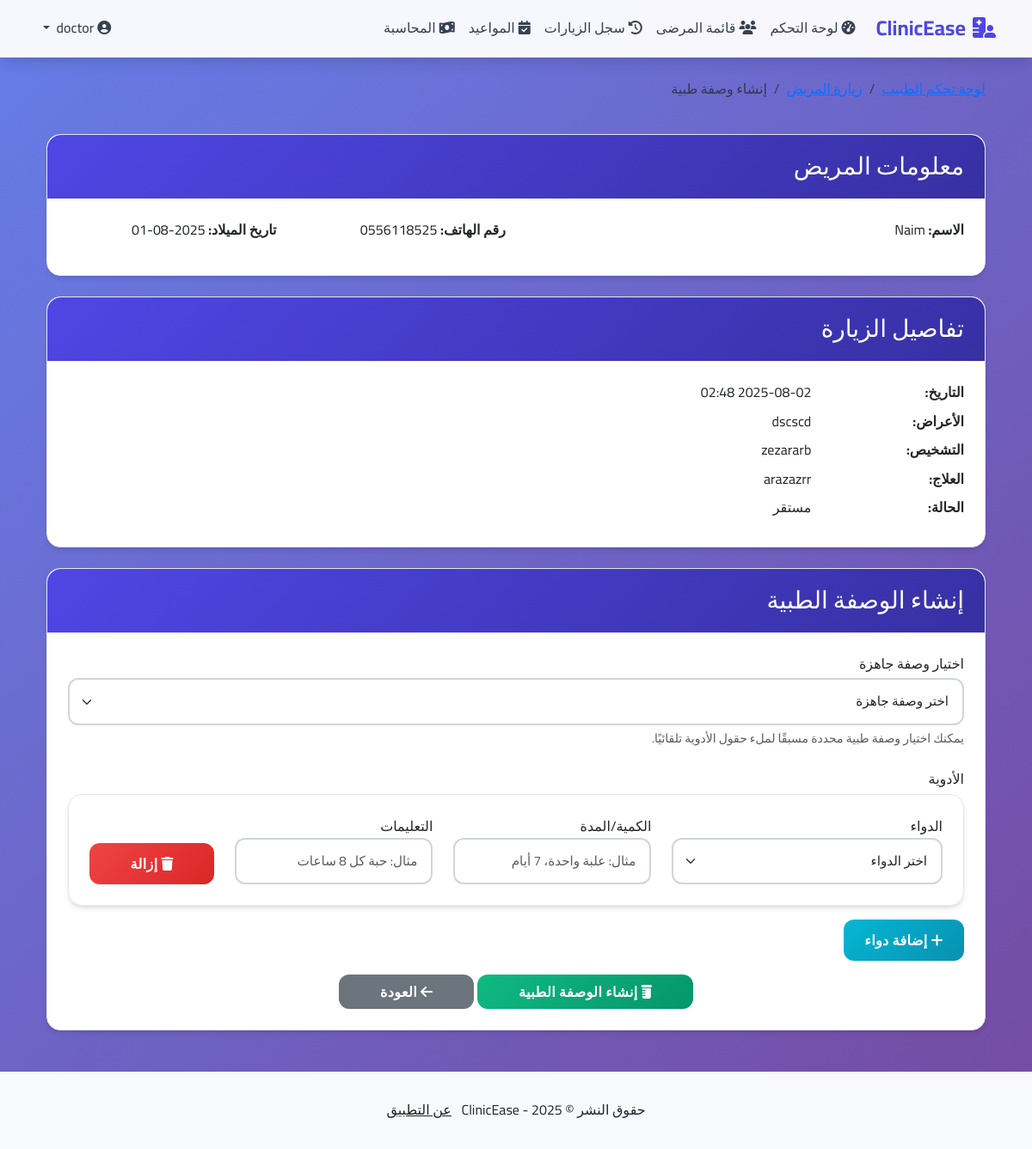
/doctor/prescription/11 (signed in), run on the app's committed database.
### clinic_app/models.py (models this page shows, shortened)
class Patient(db.Model):
    id = db.Column(db.Integer, primary_key=True)
    full_name = db.Column(db.String(100), nullable=False)
    phone = db.Column(db.String(20), nullable=False)
    birth_date = db.Column(db.Date, nullable=True)
    gender = db.Column(db.String(10), nullable=True)  # male, female, other
    blood_group = db.Column(db.String(5), nullable=True)  # A+, A-, B+, B-, AB+, AB-, O+, O-
    address = db.Column(db.String(200), nullable=True)
    created_at = db.Column(db.DateTime, nullable=False, default=datetime.utcnow)
    tickets = db.relationship("Ticket", backref="patient", lazy=True)
    visits = db.relationship("Visit", backref="patient", lazy=True)

class Visit(db.Model):
    id = db.Column(db.Integer, primary_key=True)
    patient_id = db.Column(db.Integer, db.ForeignKey("patient.id"), nullable=False)
    doctor_id = db.Column(db.Integer, db.ForeignKey("user.id"), nullable=False)
    date = db.Column(db.DateTime, nullable=False, default=datetime.utcnow)
    symptoms = db.Column(db.Text, nullable=True)
    diagnosis = db.Column(db.Text, nullable=True)
    treatment = db.Column(db.Text, nullable=True)
    notes = db.Column(db.Text, nullable=True)
    status = db.Column(db.String(20), nullable=False, default="مستقر")  # مستقر، متابعة، طارئ، معلقة
    price = db.Column(db.Float, nullable=True)  # سعر الزيارة
    payment_status = db.Column(db.String(20), default="غير مدفوع")  # مدفوع، غير مدفوع، مدفوع جزئياً
    prescription = db.relationship("Prescription", backref="visit", uselist=False, lazy=True)

### clinic_app/doctor/routes.py (the view, shortened to what this page needs)
@doctor.route("/doctor/prescription/<int:visit_id>", methods=["GET", "POST"])
@login_required
@doctor_required
def create_prescription(visit_id):
    visit = Visit.query.get_or_404(visit_id)
    if visit.doctor_id != current_user.id:
        flash("غير مسموح لك بالوصول إلى هذه الزيارة", "danger")
        return redirect(url_for("doctor.dashboard"))
    form = PrescriptionForm()
    form.predefined_prescription.choices = [(0, 'اختر وصفة جاهزة')] + [(p.id, p.name) for p in PredefinedPrescription.query.all()]
    medication_choices = [(m.id, f"{m.name} ({m.dosage})") for m in Medication.query.all()]
    for entry in form.medications.entries:
        entry.form.medication_id.choices = medication_choices
    medications = Medication.query.all()
    return render_template("doctor/create_prescription.html", title="إنشاء وصفة طبية", form=form, visit=visit, medications=medications)

### clinic_app/doctor/forms.py
class PrescriptionForm(FlaskForm):
    predefined_prescription = SelectField('اختيار وصفة جاهزة', coerce=int, choices=[(0, 'اختر وصفة جاهزة')], validators=[Optional()])
    medications = FieldList(FormField(MedicationEntryForm), min_entries=1)
    submit = SubmitField('إنشاء وصفة طبية')

class MedicationEntryForm(FlaskForm):
    medication_id = SelectField('الدواء', coerce=int, validators=[DataRequired()])
    quantity = StringField('الكمية/المدة', validators=[Optional(), Length(max=50)])
    instructions = StringField('التعليمات', validators=[DataRequired(), Length(min=2, max=200)])

### clinic_app/doctor/routes.py (called while the page is built)
def doctor_required(f):
    @wraps(f)
    def decorated_function(*args, **kwargs):
        if current_user.role != "doctor":
            flash("غير مسموح لك بالوصول إلى هذه الصفحة", "danger")
            return redirect(url_for("auth.login"))
        return f(*args, **kwargs)
    return decorated_function

### clinic_app/models.py (called while the page is built)
@login_manager.user_loader
def load_user(user_id):
    return User.query.get(int(user_id))

### clinic_app/templates/doctor/create_prescription.html (shortened to what this page needs)
{% extends "layout.html" %}
{% block content %}
<div class="container">
    <div class="row mb-4">
        <div class="col-md-12">
            <nav aria-label="breadcrumb">
                <ol class="breadcrumb">
                    <li class="breadcrumb-item"><a href="{{ url_for('doctor.dashboard') }}">لوحة تحكم الطبيب</a></li>
                    <li class="breadcrumb-item"><a href="{{ url_for('doctor.patient_visit', patient_id=visit.patient.id) }}">زيارة المريض</a></li>
                    <li class="breadcrumb-item active" aria-current="page">إنشاء وصفة طبية</li>
                </ol>
            </nav>
        </div>
    </div>
    <div class="row mb-4">
        <div class="col-md-12">
            <div class="card mb-4">
                <div class="card-header bg-info text-white">
                    <h3 class="mb-0">معلومات المريض</h3>
                </div>
                <div class="card-body">
                    <div class="row">
                        <div class="col-md-6">
                            <p><strong>الاسم:</strong> {{ visit.patient.full_name }}</p>
                        </div>
                        <div class="col-md-3">
                            <p><strong>رقم الهاتف:</strong> {{ visit.patient.phone }}</p>
                        </div>
                        <div class="col-md-3">
                            <p><strong>تاريخ الميلاد:</strong>
                                {% if visit.patient.birth_date %}
                                    {{ visit.patient.birth_date.strftime('%Y-%m-%d') }}
                                {% else %}
                                    غير محدد
                                {% endif %}
                            </p>
                        </div>
                    </div>
                </div>
            </div>
            <div class="card mb-4">
                <div class="card-header bg-primary text-white">
                    <h3 class="mb-0">تفاصيل الزيارة</h3>
                </div>
                <div class="card-body">
                    <div class="row mb-2">
                        <div class="col-md-2"><strong>التاريخ:</strong></div>
                        <div class="col-md-10">{{ visit.date.strftime('%Y-%m-%d %H:%M') }}</div>
                    </div>
                    <div class="row mb-2">
                        <div class="col-md-2"><strong>الأعراض:</strong></div>
                        <div class="col-md-10">{{ visit.symptoms or 'غير محدد' }}</div>
                    </div>
                    <div class="row mb-2">
                        <div class="col-md-2"><strong>التشخيص:</strong></div>
                        <div class="col-md-10">{{ visit.diagnosis or 'غير محدد' }}</div>
                    </div>
                    <div class="row mb-2">
                        <div class="col-md-2"><strong>العلاج:</strong></div>
                        <div class="col-md-10">{{ visit.treatment or 'غير محدد' }}</div>
                    </div>
                    <div class="row mb-2">
                        <div class="col-md-2"><strong>الحالة:</strong></div>
                        <div class="col-md-10">{{ visit.status }}</div>
                    </div>
                </div>
            </div>
            <div class="card">
                <div class="card-header bg-success text-white">
                    <h3 class="mb-0">إنشاء الوصفة الطبية</h3>
                </div>
                <div class="card-body">
                    <form method="POST" action="">
                        <div class="row mb-3">
                            <div class="col-12">
                                <div class="form-group">
                                    {{ form.predefined_prescription.label(class="form-control-label mb-1") }}
                                    {{ form.predefined_prescription(class="form-select") }}
                                    <small class="form-text text-muted mb-2 d-block">يمكنك اختيار وصفة طبية محددة مسبقًا لملء حقول الأدوية تلقائيًا.</small>
                                </div>
                            </div>
                        </div>
                        <div class="row mb-3">
                            <div class="col-12">
                                <label class="form-control-label mb-1">الأدوية</label>
                                <div id="medications-container">
                                </div>
                                <button type="button" id="add-medication-btn" class="btn btn-info mt-2">
                                    <i class="fas fa-plus"></i> إضافة دواء
                                </button>
                            </div>
                        </div>
                        <div class="text-center">
                            <button type="submit" class="btn btn-success px-5 py-2">
                                <i class="fas fa-prescription-bottle"></i> إنشاء الوصفة الطبية
                            </button>
                            <a href="{{ url_for('doctor.patient_visit', patient_id=visit.patient.id) }}" class="btn btn-secondary px-5 py-2">
                                <i class="fas fa-arrow-left"></i> العودة
                            </a>
                        </div>
                    </form>
                </div>
            </div>
        </div>
    </div>
</div>
{% endblock content %}

### clinic_app/static/css/main.css (style rules this page uses)
:root { --primary-color: #4f46e5; --primary-dark: #3730a3; --secondary-color: #6b7280; --success-color: #10b981; --info-color: #06b6d4; --warning-color: #f59e0b; --danger-color: #ef4444; --light-bg: #f8fafc; --white: #ffffff; --gray-50: #f9fafb; --gray-100: #f3f4f6; --gray-200: #e5e7eb; --gray-300: #d1d5db; --gray-400: #9ca3af; --gray-500: #6b7280; --gray-600: #4b5563; --gray-700: #374151; --gray-800: #1f2937; --gray-900: #111827; --shadow-sm: 0 1px 2px 0 rgba(0, 0, 0, 0.05); --shadow: 0 1px 3px 0 rgba(0, 0, 0, 0.1), 0 1px 2px 0 rgba(0, 0, 0, 0.06); --shadow-md: 0 4px 6px -1px rgba(0, 0, 0, 0.1), 0 2px 4px -1px rgba(0, 0, 0, 0.06); --shadow-lg: 0 10px 15px -3px rgba(0, 0, 0, 0.1), 0 4px 6px -2px rgba(0, 0, 0, 0.05); --shadow-xl: 0 20px 25px -5px rgba(0, 0, 0, 0.1), 0 10px 10px -5px rgba(0, 0, 0, 0.04); --border-radius: 0.75rem; --border-radius-lg: 1rem; --transition: all 0.3s cubic-bezier(0.4, 0, 0.2, 1); }
* { box-sizing: border-box; }
body { font-family: 'Cairo', -apple-system, BlinkMacSystemFont, 'Segoe UI', Roboto, sans-serif; background: linear-gradient(135deg, #667eea 0%, #764ba2 100%); background-attachment: fixed; min-height: 100vh; line-height: 1.6; color: var(--gray-800); }
body::before { content: ''; position: fixed; top: 0; left: 0; width: 100%; height: 100%; background: linear-gradient(135deg, #667eea 0%, #764ba2 100%); opacity: 0.1; z-index: -1; }
.card { border-radius: var(--border-radius-lg); box-shadow: var(--shadow-md); transition: var(--transition); border: 1px solid var(--gray-200); background: var(--white); backdrop-filter: blur(10px); overflow: hidden; }
.card-header { border-top-left-radius: var(--border-radius-lg) !important; border-top-right-radius: var(--border-radius-lg) !important; background: linear-gradient(135deg, var(--primary-color), var(--primary-dark)); border-bottom: none; padding: 1.25rem 1.5rem; }
.card-body { padding: 1.5rem; }
.btn { border-radius: var(--border-radius); padding: 0.75rem 1.5rem; transition: var(--transition); font-weight: 600; border: none; position: relative; overflow: hidden; text-transform: none; letter-spacing: 0.025em; }
.btn-success { background: linear-gradient(135deg, var(--success-color), #059669); color: white; }
.btn-info { background: linear-gradient(135deg, var(--info-color), #0891b2); color: white; }
.btn::before { content: ''; position: absolute; top: 50%; left: 50%; width: 0; height: 0; border-radius: 50%; background: rgba(255, 255, 255, 0.3); transition: width 0.6s, height 0.6s; transform: translate(-50%, -50%); z-index: 0; }
.btn > * { position: relative; z-index: 1; }
.form-control, .form-select { border-radius: var(--border-radius); padding: 0.875rem 1rem; border: 2px solid var(--gray-300); transition: var(--transition); background-color: var(--white); font-size: 0.95rem; }

### data on the page
Patient: patient.full_name "Naim", patient.phone "0556118525", patient.birth_date "2025-08-01"
Visit: date "2025-08-02 02:48", symptoms "dscscd", diagnosis "zezararb", treatment "arazazrr", status "مستقر"
